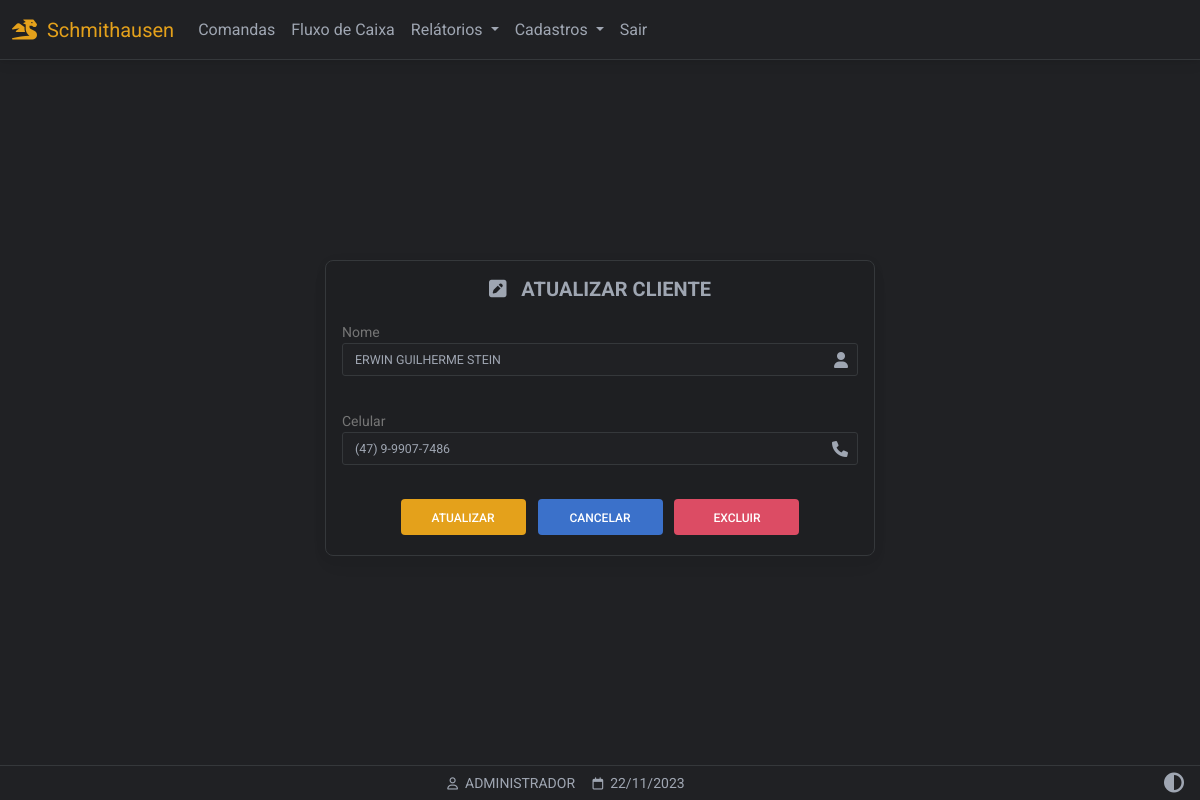
/clientes_atualizar/2 (signed in), run on the app's committed database.
### website/models.py (models this page shows)
class Cliente(db.Model):
    id = db.Column(db.Integer, primary_key=True)
    fone = db.Column(db.String(150))
    data_criacao = db.Column(db.DateTime(timezone=True), default=func.now())
    nome = db.Column(db.String(150))
    comandas = db.relationship('Comanda',backref='comandas')

class User(db.Model, UserMixin):
    id = db.Column(db.Integer, primary_key=True)
    email = db.Column(db.String(150), unique=True)
    password = db.Column(db.String(150))
    first_name = db.Column(db.String(150))
    user = db.relationship('Produto',backref='produto')

### website/routes/view_clientes.py (the view, shortened to what this page needs)
@view_clientes.route('/clientes_atualizar/<int:id>', methods=['GET','POST'])
@login_required
def atualizarClientes(id):
    form = CadastroCliente()
    get_cli = Cliente.query.get(id)
    if request.method == 'GET':
        if id != 1:
            return render_template('clientes_atualizar.html',
                user=current_user,
                data=data,
                form=form,
                c=get_cli
                )
        else:
            flash('NÃO PODE SER EDITADO!')
            return redirect(url_for('view_clientes.clientes'))

### website/forms/forms_clientes.py
class CadastroCliente(FlaskForm):
	nome = StringField(
	'Nome',
	validators= [
	DataRequired(message=("Este campo é obrigatório!")),
	Length(min=4, message=("Pelo menos 4 caracteres!"))
	])
	fone = StringField(
	'Celuar',
	validators= [
	DataRequired(message=("Este campo é obrigatório!")),
	Length(min=16,max=16, message=("Número celuar inválido!"))
	])

### website/templates/clientes_atualizar.html (shortened to what this page needs)
{% extends "base.html" %}
{% block content %}
{% set nome = c.nome %}
{% set fone = c.fone %}
<div class="pt-5 container-fluid background-container-form d-flex align-items-center justify-content-center"
  style="min-height: 100dvh;">
  <form method="POST" class="form-border form-outline form-white card myTheme-900 mt-5 mb-5 p-3 larg-max-form"
    action="/clientes_atualizar/{{ c.id }}" novalidate>
    <h3 align="center" class="fw-bold mb-1 text-uppercase  mb-3 h5">
      <i class="fa-solid fa-square-pen"></i>&nbsp;&nbsp;&nbsp;ATUALIZAR CLIENTE
    </h3>
    <div class="form-text">
      Nome
    </div>
    <div class="form-outline">
      {{ form.nome(class='myInputs form-control-sm', style='text-transform:uppercase', value=nome, autofocus='true') }}
    </div>
    <div class="form-text">
      Celular
    </div>
    <div class="form-outline">
      {{ form.fone(class='myInputs form-control-sm phone-mask', placeholder='(XX) X-XXXX-XXXX', value=fone) }}
    </div>
    <div class="text-center">
      <input style="width:125px" type="submit" value="ATUALIZAR" class="btn btn-warning m-1" />
      <a style="width:125px" href="/clientes" class="btn btn-primary m-1">CANCELAR</a>
      <a style="width:125px" class="btn btn-danger m-1" data-mdb-toggle="modal"
        data-mdb-target="#confirmmodalClientes">EXCLUIR</a>
    </div>
  </form>
</div>
{% endblock %}
{% block titlefooter %}
<span>
  &nbsp;{{ user.first_name.split()[0] | upper }}
  <span>
    &nbsp;{{ data.strftime('%d/%m/%Y') }}
  </span>
  {% endblock %}

### website/static/css/base.css (style rules this page uses)
:root { --custom-color: 211, 84, 0; --color-primary: 59, 113, 202; --color-secondary: 159,166,178; --color-success: 20,164,77; --color-danger: 220, 76, 76; --color-warning: 228,161,27; --color-info: 84,180,211; --color-ligth: 251,251,251; --color-theme-500: 32, 33, 36; --color-theme-900: 30, 31, 34; --cor-fonte: 159,166,178; --cor-da-borda: 53, 56, 59; }
.larg-max-form { max-width: 550px!important; }
.myTheme-900 { background-color: rgb(var(--color-theme-900))!important; color: rgb(var(--cor-fonte))!important; }
.myTheme-500 { background-color: rgb(var(--color-theme-500))!important; color: rgb(var(--cor-fonte))!important; }
.my-footer span { color: rgb(var(--cor-fonte)); }
.btn { box-shadow: none!important; }
.form-outline { margin-bottom: 30px!important; }
.form-border { border: 1px solid rgb(var(--cor-da-borda))!important; margin-bottom: 80px!important; }
.myInputs { color: rgb(var(--cor-fonte))!important; border: 1px solid rgb(var(--cor-da-borda))!important; background-color: rgb(var(--color-theme-500)); width: 100%; padding: 0.35rem; padding-left: 0.75rem; border-radius: 3px; }

### data on the page
Cliente: nome "ERWIN GUILHERME STEIN", fone "(47) 9-9907-7486"
User: first_name "ADMINISTRADOR"

### other printed values
{{ data.strftime('%d/%m/%Y') }} "22/11/2023"
